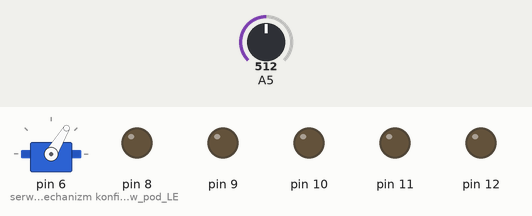
Simulated run of this program. Board: Arduino Uno, built with avr-gcc and run on an emulated ATmega328P. Parts: servo, output pins drawn as LEDs (lit = HIGH). The test bench sets the inputs (shaded band); at power-on: A5 = 512.

Above: at 1.3 s.
1.4 s: A5 set to 716
At 2.6 s:
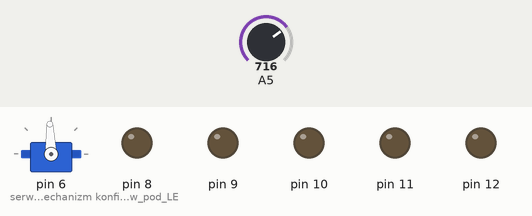
2.9 s: A5 set to 900
At 3.9 s:
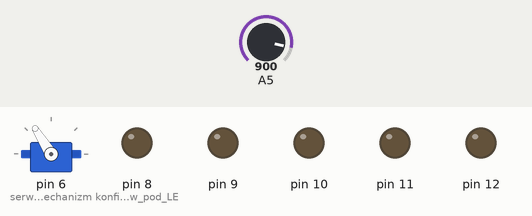
4.4 s: A5 set to 1023
At 5.1 s:
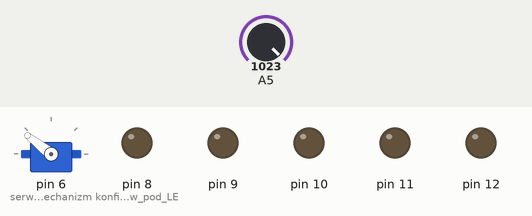
5.9 s: A5 set to 306
At 6.2 s:
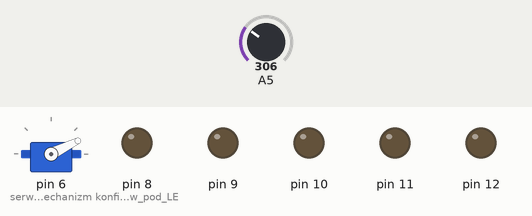
7.4 s: A5 set to 122
At 8.5 s:
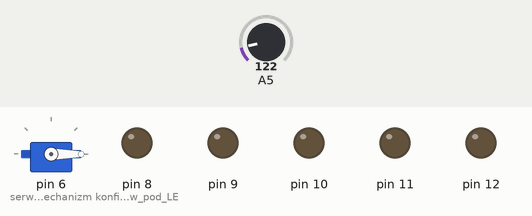
8.9 s: A5 set to 511
At 9.7 s:
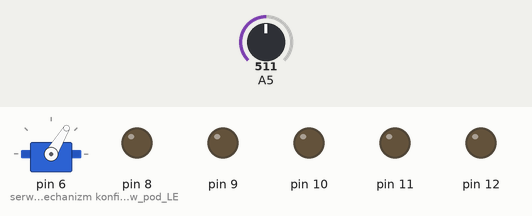
Timing chart, 0 to 11.4 s (numbered marks = the images above; inputs shaded):
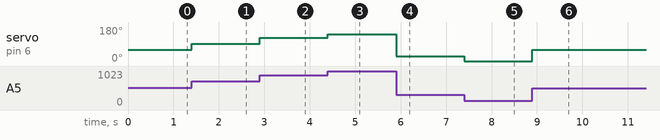

The program:

main.cpp
```cpp
#include <Arduino.h>
#include <Servo.h>
int odczyt = 0;       //odczyt z portu analogowego
Servo serwomechanizm;  //tworzymy obiekt typu serwomechanizm
int pozycja = 0;      // pozycja serwomechnizmu
int  pozycja_poprzednia = 0; //domyślna pozycja poprzednia na zero

void setup() {
  pinMode(8, OUTPUT);  //konfiguracja pinów pod LED
  pinMode(9, OUTPUT);
  pinMode(10, OUTPUT);
  pinMode(11, OUTPUT);
  pinMode(12, OUTPUT);
  serwomechanizm.attach(6);  //serwomechanizm podłączony pod pin 6 PWM
  Serial.begin(9600);  //uruchomienie UART
  }

void loop() {
   odczyt = analogRead(A5);  // odczyt wartości z potencjometru/czujnika
   //odczyt = map(odczyt, 0, 1020, 1, 5);   //mapowanie odczytu z potencjometru na podziałce 0-1020 na wartości 1-5
   pozycja = map(odczyt, 0, 1020, 300, 2000);   //mapowanie odczytu z potencjometru na podziałce 0-1020 na wartości 450-2000 dla małego serwa
   if (abs(pozycja - pozycja_poprzednia) > 100) {  //sprawdzenie, czy pozycja obecna jest większa o 5 od poprzedniej
   serwomechanizm.writeMicroseconds(pozycja);   //wykonanie ruchu
   delay(500);  //opóźnienie
   pozycja_poprzednia = pozycja;  //podpisanie poprzedniej pozycji jako obecnej
   }

   /*
   if (odczyt <= 1)
   {
    digitalWrite(8, HIGH);
    digitalWrite(9, LOW);
    digitalWrite(10, LOW);
    digitalWrite(11, LOW);
    digitalWrite(12, LOW);
   }
   else if (odczyt <= 2)
   {
    digitalWrite(8, LOW);
    digitalWrite(9, HIGH);
    digitalWrite(10, LOW);
    digitalWrite(11, LOW);
    digitalWrite(12, LOW);
   }
   else if (odczyt <= 3)
   {
    digitalWrite(8, LOW);
    digitalWrite(9, LOW);
    digitalWrite(10, HIGH);
    digitalWrite(11, LOW);
    digitalWrite(12, LOW);
   }
   else if (odczyt <= 4)
   {
    digitalWrite(8, LOW);
    digitalWrite(9, LOW);
    digitalWrite(10, LOW);
    digitalWrite(11, HIGH);
    digitalWrite(12, LOW);
   }
   else if (odczyt == 5)
   {
    digitalWrite(8, LOW);
    digitalWrite(9, LOW);
    digitalWrite(10, LOW);
    digitalWrite(11, LOW);
    digitalWrite(12, HIGH);
   }
   delay(100); */
}
```

Measured:
- after the input at 1.4 s, servo on pin 6 (serwomechanizm): 59° → 92° at once
- after the input at 2.9 s, servo on pin 6 (serwomechanizm): 92° → 122° at once
- after the input at 4.4 s, servo on pin 6 (serwomechanizm): 122° → 142° at once
- after the input at 5.9 s, servo on pin 6 (serwomechanizm): 142° → 26° at once
- after the input at 7.4 s, servo on pin 6 (serwomechanizm): 26° → 0° at once
- after the input at 8.9 s, servo on pin 6 (serwomechanizm): 0° → 59° at once
